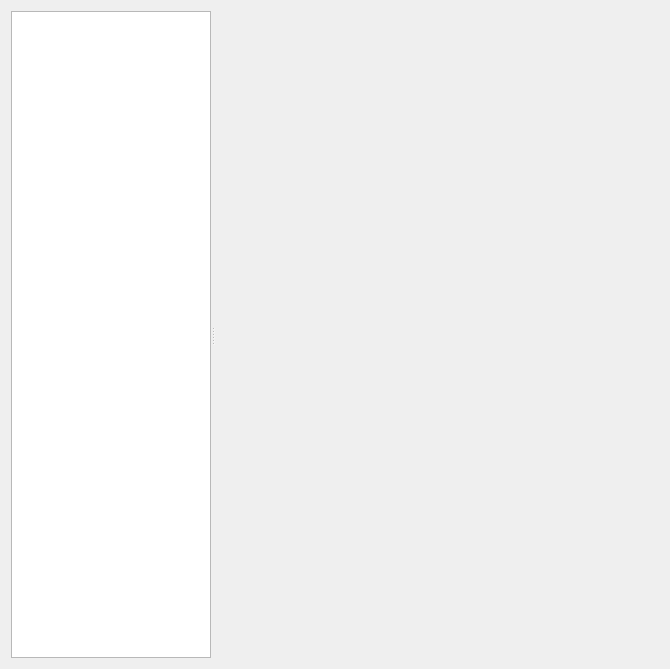
<?xml version="1.0" encoding="UTF-8"?>
<ui version="4.0">
 <class>XSettingsGroup</class>
 <widget class="QWidget" name="XSettingsGroup">
  <property name="geometry">
   <rect>
    <x>0</x>
    <y>0</y>
    <width>670</width>
    <height>669</height>
   </rect>
  </property>
  <property name="windowTitle">
   <string>Form</string>
  </property>
  <layout class="QGridLayout" name="gridLayout">
   <item row="0" column="0">
    <widget class="QSplitter" name="splitter">
     <property name="orientation">
      <enum>Qt::Horizontal</enum>
     </property>
     <widget class="QListWidget" name="listWidget">
      <property name="sizePolicy">
       <sizepolicy hsizetype="Preferred" vsizetype="Preferred">
        <horstretch>0</horstretch>
        <verstretch>0</verstretch>
       </sizepolicy>
      </property>
      <property name="maximumSize">
       <size>
        <width>200</width>
        <height>16777215</height>
       </size>
      </property>
     </widget>
     <widget class="QStackedWidget" name="stackedWidget">
      <property name="sizePolicy">
       <sizepolicy hsizetype="Expanding" vsizetype="Expanding">
        <horstretch>0</horstretch>
        <verstretch>0</verstretch>
       </sizepolicy>
      </property>
      <property name="currentIndex">
       <number>-1</number>
      </property>
     </widget>
    </widget>
   </item>
  </layout>
 </widget>
 <resources/>
 <connections/>
</ui>
